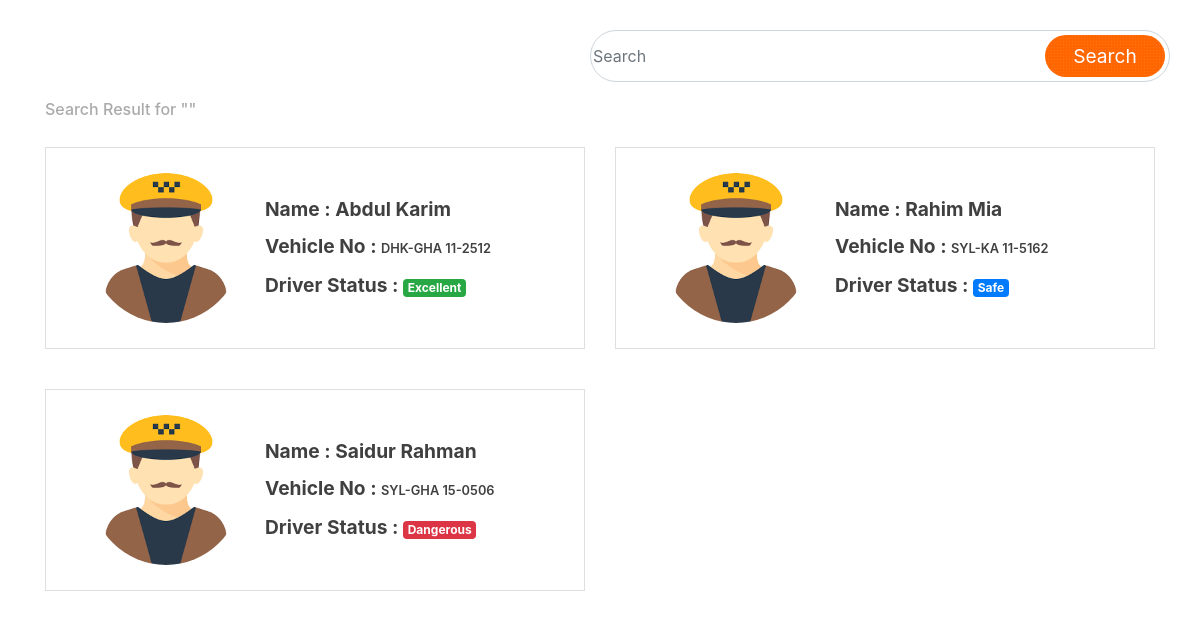
The page /users/search.php on the database its author committed.
### tables this page shows
CREATE TABLE IF NOT EXISTS `driver` (
  `id` int(255) NOT NULL,
  `name` varchar(255) NOT NULL,
  `mobile_num` varchar(255) NOT NULL,
  `password` varchar(255) NOT NULL,
  `owner_mob_num` varchar(255) NOT NULL,
  `vehicles_num` varchar(255) NOT NULL,
  `licence_num` varchar(255) NOT NULL,
  `points` int(255) NOT NULL,
  `status` int(255) NOT NULL
);

### users/core/controller.php (called while the page is built, shortened)
<?php
	class Controller {
		public function srcDriver($query, $conn) {
			$query = "%$query%";
			$sql = $conn->prepare("SELECT * FROM driver WHERE name LIKE ? OR vehicles_num LIKE ?");
		 	$sql->bind_param("ss", $query, $query);
		 	$sql->execute();
		 	$res = $sql->get_result();
			return $res;
		}
	}
	$ctrl = new Controller;
?>

### users/search.php (the view, shortened to what this page needs)
<?php
    include 'core/controller.php';
?>
<!DOCTYPE html>
<html>
<head>
    <link rel="stylesheet" href="../theme/font/font-awesome-4.7.0/css/font-awesome.css">
    <link rel="stylesheet" href="../theme/css/bootstrap/css/bootstrap.min.css">
    <link rel="stylesheet" href="../theme/font/font-awesome-4.7.0/css/font-awesome.min.css">
    <link rel="stylesheet" href="../theme/css/general-user/search-result.css">
</head>
<body>
    <?php
        $src = $_POST['src'];
        $res = $ctrl->srcDriver($src, $conn);
    ?>
    <div class="header">
        <section class="index-header">
            <div class="container clearfix index-header-after">
                <div class="row">
                    <div class="col-sm-12">
                        <section class='index-counter clearfix m-t-50'>
                            <form action="search" method="post">
                                <div class="search">
                                    <input type="text" class="form-control input-sm" maxlength="64" name="src" placeholder="Search" required />
                                    <button type="submit" class="btn">Search</button>
                                </div>
                            </form>
                        </section>
                    </div>
                </div>
            </div>
        </section>
    </div>
    <section class="search-result">
        <div class="container">
            <div class="row">
                <div class="col-md-12">
                    <h6>Search Result for "<span class="bold"><?php echo $src;?></span>"</h6>
                </div>
                <div class="col-md-12">
                    <section class="src-product">
                        <div class="row">
                            <?php
                                while($row = $res->fetch_assoc()) {
                            ?>
                            <div class="col-md-6">
                                <div class="card">
                                    <div class="card-body">
                                        <div class="row">
                                            <div class="col-md-4">
                                                <div class="thumbnail">
                                                    <div class="thambnail-img">
                                                        <img alt="Driver Pic" src="../theme/images/driver.png">
                                                    </div>
                                                </div>
                                            </div>
                                            <div class="col-md-8">
                                                <div class="post-content">
                                                    <div class="post-title">
                                                        <span class="bold">Name :</span>
                                                        <span class="bold"><?php echo $row['name'];?></span>
                                                    </div>
                                                    <div class="post-title">
                                                        <span class="bold">Vehicle No :</span>
                                                        <span class="normal"><?php echo $row['vehicles_num'];?></span>
                                                    </div>
                                                    <div class="post-title">
                                                        <span class="bold">Driver Status :</span>
                                                        <?php
                                                            if($row['points'] >= 450) {
                                                              echo '<span class="badge badge-success">Excellent</span>';
                                                            } else if($row['points'] >= 300 && $row['points'] <= 449) {
                                                              echo '<span class="badge badge-primary">Safe</span>';
                                                            } else if($row['points'] >= 150 && $row['points'] <= 299) {
                                                              echo '<span class="badge badge-warning">Guilty</span>';
                                                            } else if($row['points'] >= 1 && $row['points'] <= 149) {
                                                              echo '<span class="badge badge-danger">Dangerous</span>';
                                                            }
                                                            else if($row['points'] <= 0) {
                                                              echo '<span class="badge badge-dark">Runaway</span>';
                                                            }
                                                          ?>
                                                    </div>
                                                </div>
                                            </div>
                                        </div>
                                    </div>
                                </div>
                            </div>
                            <?php
                                }
                            ?>
                        </div>
                    </section>
                </div>
            </div>
        </div>
    </section>
</body>
</html>

### theme/css/general-user/search-result.css (style rules this page uses)
.search-result { margin-top: 50px; }
.search-result h6 { color: #aaa; }
.search-result .src-product .card { width: auto; background: #ffffff; border-radius: 0; color: #aaa; cursor: pointer; margin: 20px 0; }
.search-result .src-product .card .thambnail-img { padding: 5px; margin-left: 20px; }
.search-result .src-product .card .thambnail-img img { width: 150px; height: 150px; border-radius: 50%; }
.search-result .src-product .card .post-content { margin: 20px 0 0 20px; padding: 3px; }
.search-result .src-product .card .post-content .post-title { line-height: 36px; }
.search-result .src-product .card .post-content .post-title .bold { font-size: 1.2rem; font-weight: 700; color: #404040; }
.search-result .src-product .card .post-content .post-title .normal { font-size: .8rem; font-weight: 600; color: #404040; }
.index-counter .search { padding: 5px 0; width: 230px; height: 30px; line-height: 22px; margin-top: 20px; }
.search input { position: absolute; width: 580px; right: 0; top: 30px; height: 52px; padding: 0 2px 0 2px; border-radius:55px; background: transparent; }
.index-counter .search .btn { background:url("../images/home_hr.png") #ff6600; text-transform: capitalize; font-weight: 400; font-size: 1.2em; height: 42px; width: 120px; padding: 0; position: absolute; top: 35px; right: 5px; color: #fff; border-radius: 55px; text-decoration: none; outline-color: rgba(255, 255, 255, 0.5); outline-offset: 0; text-shadow: none; transition: all 1250ms cubic-bezier(0.19, 1, 0.22, 1) 0s; }

### rows shown on the page
driver: name "Abdul Karim", vehicles_num "DHK-GHA 11-2512", points "Excellent"
driver: name "Rahim Mia", vehicles_num "SYL-KA 11-5162", points "Safe"
driver: name "Saidur Rahman", vehicles_num "SYL-GHA 15-0506", points "Dangerous"
